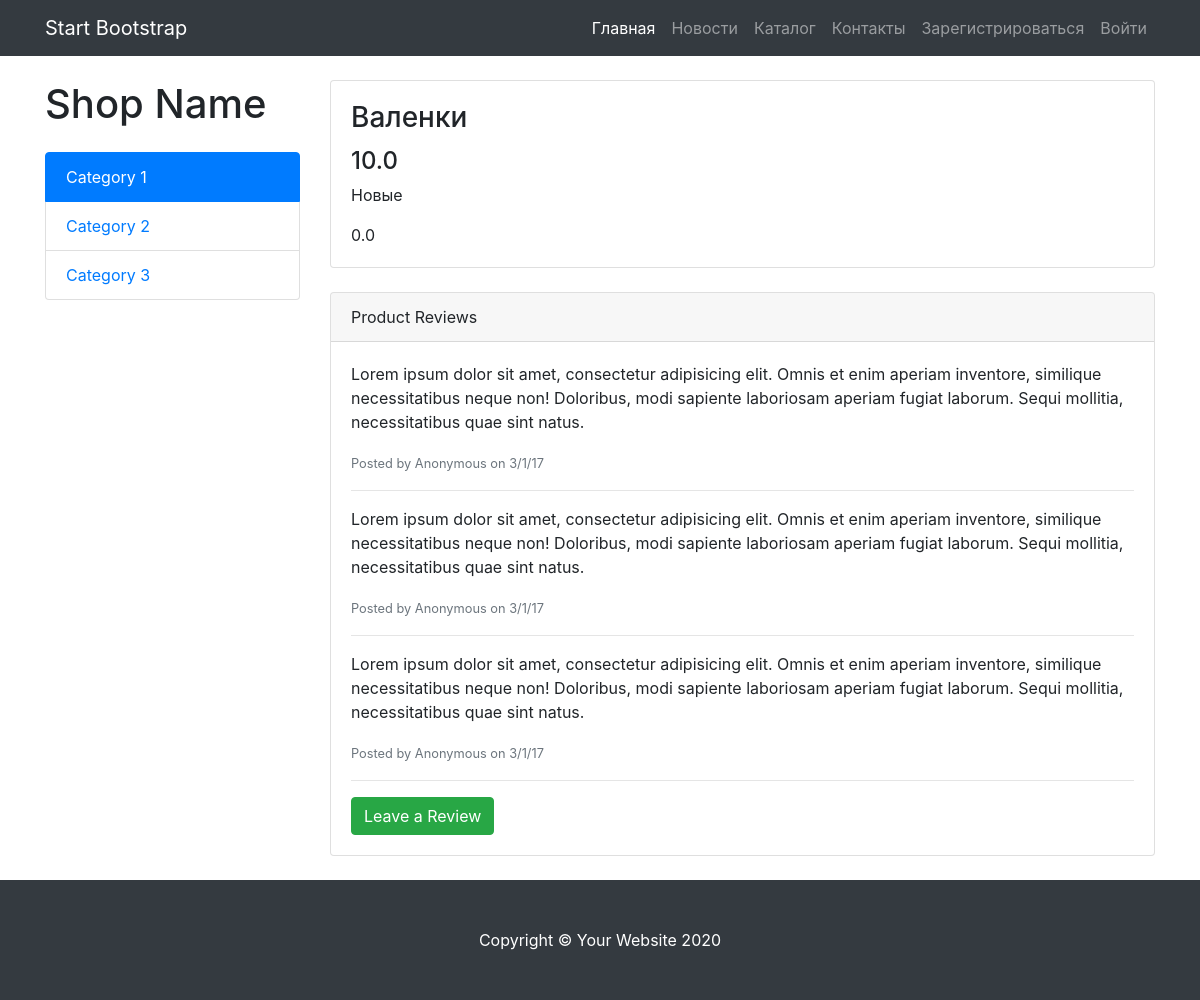
The app's page /products/2 with its own data.
### data/product.py (models this page shows, shortened)
class Product(SqlAlchemyBase):
    __tablename__ = 'products'
    id = sqlalchemy.Column(sqlalchemy.Integer, primary_key=True, autoincrement=True)
    title = sqlalchemy.Column(sqlalchemy.String, nullable=True)
    photo_1 = sqlalchemy.Column(sqlalchemy.String, nullable=True)
    photo_2 = sqlalchemy.Column(sqlalchemy.String, nullable=True)
    photo_3 = sqlalchemy.Column(sqlalchemy.String, nullable=True)
    descript = sqlalchemy.Column(sqlalchemy.String, nullable=True)
    price = sqlalchemy.Column(sqlalchemy.Float, nullable=False)
    is_featured = sqlalchemy.Column(sqlalchemy.Boolean, nullable=False, default=False)
    rating = sqlalchemy.Column(sqlalchemy.Float, default= 0, nullable=False)
    created_date = sqlalchemy.Column(sqlalchemy.DateTime,
                                     default=datetime.datetime.now)
    categories = orm.relation("ProductCategories", back_populates="product")

### wsgi.py (the view)
@app.route("/products/<int:id>", methods=['GET', 'POST'])
def product_item(id):
    db_sess = db_session.create_session()
    data = db_sess.query(Product).get(id)
    return render_template("product.item.html", item=data, title=data.title)

### data/db_session.py (called while the page is built)
def create_session() -> Session:
    global __factory
    return __factory()

### templates/product.item.html (shortened to what this page needs)
{% extends "base.html" %}
{% block content %}
    <div class="row">
      <div class="col-lg-3">
        <h1 class="my-4">Shop Name</h1>
        <div class="list-group">
          <a href="#" class="list-group-item active">Category 1</a>
          <a href="#" class="list-group-item">Category 2</a>
          <a href="#" class="list-group-item">Category 3</a>
        </div>
      </div>
      <div class="col-lg-9">
        <div class="card mt-4">
          <div class="card-body">
            <h3 class="card-title">{{item.title}}</h3>
            <h4>{{item.price}}</h4>
            <p class="card-text">{{item.descript}}</p>
            {{item.rating}}
          </div>
        </div>
        <div class="card card-outline-secondary my-4">
          <div class="card-header">
            Product Reviews
          </div>
          <div class="card-body">
            <p>Lorem ipsum dolor sit amet, consectetur adipisicing elit. Omnis et enim aperiam inventore, similique necessitatibus neque non! Doloribus, modi sapiente laboriosam aperiam fugiat laborum. Sequi mollitia, necessitatibus quae sint natus.</p>
            <small class="text-muted">Posted by Anonymous on 3/1/17</small>
            <hr>
            <p>Lorem ipsum dolor sit amet, consectetur adipisicing elit. Omnis et enim aperiam inventore, similique necessitatibus neque non! Doloribus, modi sapiente laboriosam aperiam fugiat laborum. Sequi mollitia, necessitatibus quae sint natus.</p>
            <small class="text-muted">Posted by Anonymous on 3/1/17</small>
            <hr>
            <p>Lorem ipsum dolor sit amet, consectetur adipisicing elit. Omnis et enim aperiam inventore, similique necessitatibus neque non! Doloribus, modi sapiente laboriosam aperiam fugiat laborum. Sequi mollitia, necessitatibus quae sint natus.</p>
            <small class="text-muted">Posted by Anonymous on 3/1/17</small>
            <hr>
            <a href="#" class="btn btn-success">Leave a Review</a>
          </div>
        </div>
      </div>
    </div>
{% endblock %}

### static/css/shop-homepage.css (style rules this page uses)
body { padding-top: 56px; }

### records on screen
Product: title "Валенки", price "10.0", descript "Новые", rating "0.0"
